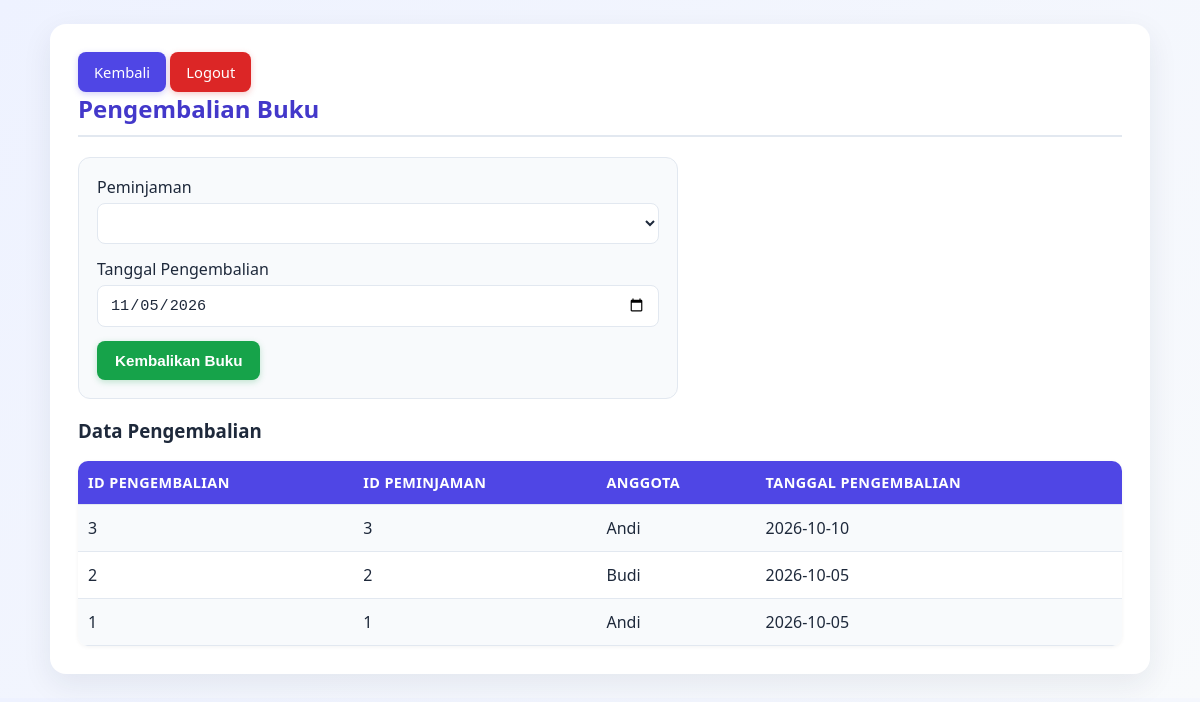
The app's page /pengembalian.php (signed in) with its own data.
### tables this page shows
CREATE TABLE `pengembalian` (
  `id_pengembalian` int(11) NOT NULL,
  `id_peminjaman` int(11) NOT NULL,
  `tanggal_pengembalian` date NOT NULL,
  `denda` int(11) NOT NULL DEFAULT 0
);

CREATE TABLE `anggota` (
  `id_anggota` int(11) NOT NULL,
  `nama_anggota` varchar(100) NOT NULL,
  `kelas` varchar(50) NOT NULL,
  `alamat` varchar(255) NOT NULL,
  `no_telp` varchar(20) NOT NULL
);

### pengembalian.php (the view, shortened to what this page needs)
<?php
include "connection.php";
$sessionAnggotaId = isset($_SESSION['id_anggota']) ? (int)$_SESSION['id_anggota'] : 0;
$userRole = $_SESSION['role'] ?? 'user';
$filterAnggota = $userRole === 'user' ? " AND p.id_anggota = $sessionAnggotaId" : "";
$tanggalPengembalianDefault = $_POST['tanggal_pengembalian'] ?? date('Y-m-d');
$data = mysqli_query($conn, "
    SELECT
        k.*,
        a.nama_anggota
    FROM pengembalian k
    JOIN peminjaman p
        ON k.id_peminjaman = p.id_peminjaman
    JOIN anggota a
        ON p.id_anggota = a.id_anggota
    WHERE 1=1$filterAnggota
    ORDER BY k.id_pengembalian DESC
");
?>
<!DOCTYPE html>
<html>
<head>
    <link rel="stylesheet" href="style.css">
</head>
<body>
<div class="container">
    <a class="btn" href="index.php">
        Kembali
    </a>
    <a class="btn red" href="logout.php">
        Logout
    </a>
    <h2>Pengembalian Buku</h2>
    <form method="post" class="form">
        <label>Peminjaman</label>
        <select name="id_peminjaman" id="id_peminjaman" required>
        </select>
        <label>
            Tanggal Pengembalian
        </label>
        <input
            type="date"
            id="tanggal_pengembalian"
            name="tanggal_pengembalian"
            value="<?= htmlspecialchars($tanggalPengembalianDefault) ?>"
            required
        >
        <button name="kembali">
            Kembalikan Buku
        </button>
    </form>
    <h3>Data Pengembalian</h3>
    <table>
        <tr>
            <th>ID Pengembalian</th>
            <th>ID Peminjaman</th>
            <th>Anggota</th>
            <th>Tanggal Pengembalian</th>
        </tr>
        <?php while ($r = mysqli_fetch_assoc($data)) { ?>
            <tr>
                <td>
                    <?= $r['id_pengembalian'] ?>
                </td>
                <td>
                    <?= $r['id_peminjaman'] ?>
                </td>
                <td>
                    <?= htmlspecialchars($r['nama_anggota']) ?>
                </td>
                <td>
                    <?= $r['tanggal_pengembalian'] ?>
                </td>
            </tr>
        <?php } ?>
    </table>
</div>
</body>
</html>

### style.css (style rules this page uses)
:root { --primary:#4f46e5; --primary-dark:#4338ca; --green:#16a34a; --red:#dc2626; --bg:#f1f5f9; --text:#1e293b; --muted:#64748b; --border:#e2e8f0; }
* { box-sizing:border-box }
body { font-family:'Segoe UI',Roboto,Arial,sans-serif; background:linear-gradient(135deg,#eef2ff,#f8fafc); margin:0; padding:24px 16px; color:var(--text); }
.container { max-width:1100px; margin:auto; background:#ffffff; padding:28px; border-radius:16px; box-shadow:0 10px 30px rgba(30,41,59,0.08); }
h2 { color:var(--primary-dark); border-bottom:2px solid var(--border); padding-bottom:10px; margin-top:0; }
.menu a,.btn { background:var(--primary); color:white; padding:10px 16px; text-decoration:none; border-radius:8px; display:inline-block; font-size:0.92rem; font-weight:500; border:none; cursor:pointer; transition:transform .15s ease,box-shadow .15s ease,background .15s ease; box-shadow:0 2px 6px rgba(79,70,229,0.25); }
.btn.red { background:var(--red);box-shadow:0 2px 6px rgba(220,38,38,0.25) }
table { width:100%; border-collapse:collapse; margin-top:18px; border-radius:10px; overflow:hidden; box-shadow:0 1px 4px rgba(0,0,0,0.05); }
th,td { padding:12px 10px; text-align:left; border-bottom:1px solid var(--border); }
th { background:var(--primary); color:white; font-weight:600; font-size:0.9rem; text-transform:uppercase; letter-spacing:0.4px; }
tr:nth-child(even) td { background:#f8fafc }
input,select { width:100%; padding:10px 12px; box-sizing:border-box; margin:5px 0 14px; border:1px solid var(--border); border-radius:8px; font-size:0.95rem; background:#fff; color:var(--text); transition:border-color .15s ease,box-shadow .15s ease; }
button { padding:11px 18px; border:0; border-radius:8px; background:var(--green); color:white; cursor:pointer; font-weight:600; font-size:0.95rem; box-shadow:0 2px 6px rgba(22,163,74,0.25); transition:transform .15s ease,box-shadow .15s ease,background .15s ease; }
.form { max-width:600px; background:#f8fafc; padding:18px; border-radius:12px; border:1px solid var(--border); margin-bottom:10px; }

### records on screen
pengembalian: id_pengembalian "3", id_peminjaman "3", anggota.nama_anggota "Andi", tanggal_pengembalian "2026-10-10"
pengembalian: id_pengembalian "2", id_peminjaman "2", anggota.nama_anggota "Budi", tanggal_pengembalian "2026-10-05"
pengembalian: id_pengembalian "1", id_peminjaman "1", anggota.nama_anggota "Andi", tanggal_pengembalian "2026-10-05"
